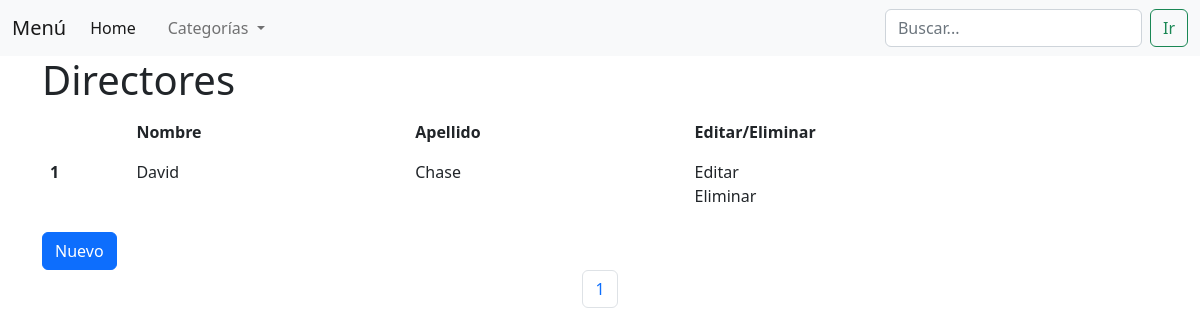
/directores, run on an earlier commit of the app's database.
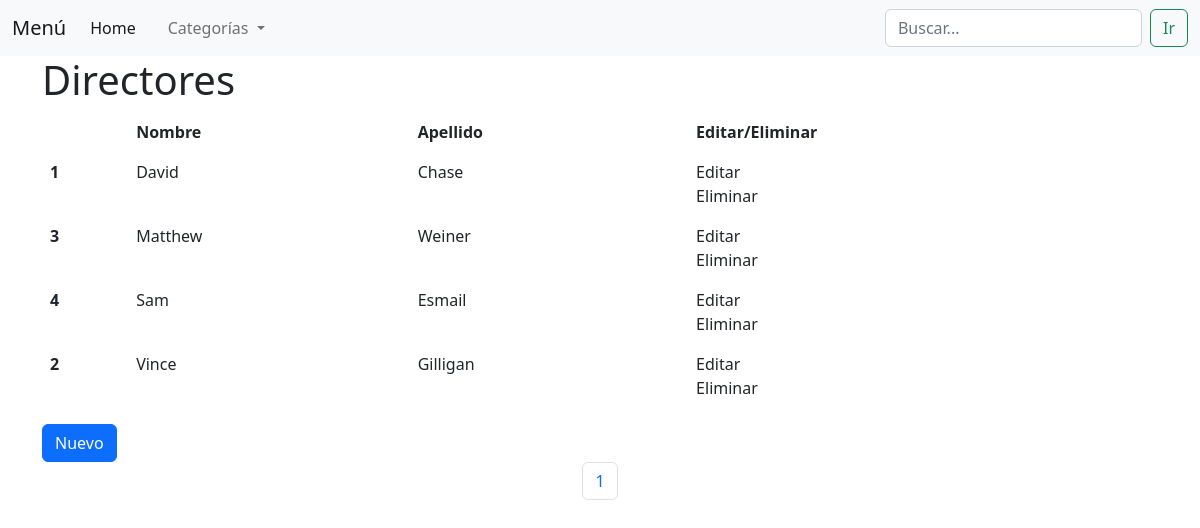
And on a later commit of the database.
### blog/models.py (models this page shows, shortened)
class Director(models.Model):
    name = models.CharField('Nombre', max_length=100)
    last_name = models.CharField('Apellido', max_length=100)
    age = models.IntegerField('Edad')
    class Meta:
        verbose_name = 'Director'
        verbose_name_plural = 'Directores'

### blog/views.py (the view)
# urls.py: path('directores', views.DirectorListView.as_view(), name='directores'),
class DirectorListView(ListView):
    template_name = "directores/directores.html"
    paginate_by = 5
    ordering = 'name'
    model = Director

### blog/templates/directores/directores.html (shortened to what this page needs)
{% extends 'base.html' %}
{% block content %}
{% include 'includes/header.html' %}
    <div class="container">
        <h1>Directores</h1>
    </div>
    <div class="container">
        <table class="table table-borderless">
            <thead>
            <tr>
                <th scope="col"></th>
                <th scope="col">Nombre</th>
                <th scope="col">Apellido</th>
                <th scope="col">Editar/Eliminar</th>
            </tr>
            </thead>
            <tbody>
                {% for director in object_list %}
            <tr>
                <th scope="row">{{director.id}}</th>
                <td>{{director.name}}</td>
                <td>{{director.last_name}}</td>
                <td>
                    <a class="nav-link active" aria-current="page" href="{% url 'urls_app:modificar-director' director.id %}">Editar</a>
                    <a class="nav-link active" aria-current="page" href="{% url 'urls_app:eliminar-director' director.id %}">Eliminar</a>
                </td>
            </tr>
            {% endfor %}
            </tbody>
        </table>
    </div>
    <div class="container">
        <a class="btn btn-primary" href="nuevo_director">Nuevo</a>
    </div>
    <nav aria-label="Page navigation example">
        <ul class="pagination justify-content-center">
            {% for pagina in paginator.page_range %}
            <li class="page-item">
                <a class="page-link" href="?page={{pagina}}"> {{pagina}} </a>
            </li>
            {% endfor %}
        </ul>
    </nav>
{% endblock content %}

What changed in the data, as far as the page shows it:
added Director: id "3", name "Matthew", last_name "Weiner"
added Director: id "4", name "Sam", last_name "Esmail"
added Director: id "2", name "Vince", last_name "Gilligan"
